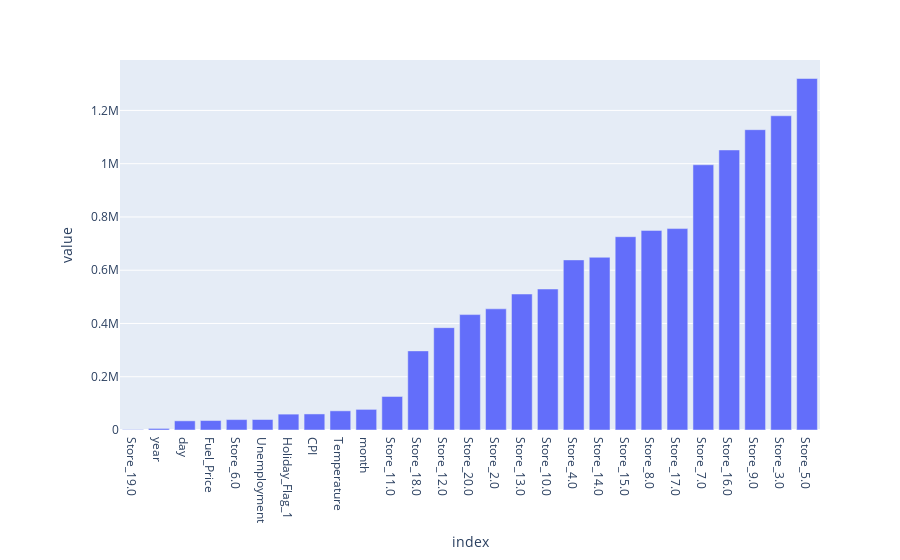

Write notebook code for a chart like this one.
### Code cell
# Plot coefficients
fig = px.bar(feature_importance, orientation = 'v')
fig.update_layout(showlegend = False, 
                  margin = {'l': 120}
                 )
fig.show(renderer="vscode")

### Figure 1 — Plotly figure (JSON) as saved in the notebook; plotly's stock layout.template omitted (floating-point values rounded to 4 significant figures)
{"data": [{"alignmentgroup": "True", "hovertemplate": "variable=coefficients<br>index=%{x}<br>value=%{y}<extra></extra>", "legendgroup": "coefficients", "marker": {"color": "#636efa", "pattern": {"shape": ""}}, "name": "coefficients", "offsetgroup": "coefficients", "orientation": "v", "showlegend": true, "textposition": "auto", "type": "bar", "x": ["Store_19.0", "year", "day", "Fuel_Price", "Store_6.0", "Unemployment", "Holiday_Flag_1", "CPI", "Temperature", "month", "Store_11.0", "Store_18.0", "Store_12.0", "Store_20.0", "Store_2.0", "Store_13.0", "Store_10.0", "Store_4.0", "Store_14.0", "Store_15.0", "Store_8.0", "Store_17.0", "Store_7.0", "Store_16.0", "Store_9.0", "Store_3.0", "Store_5.0"], "xaxis": "x", "y": [1470.0, 5895.0, 34390.0, 35510.0, 39120.0, 39430.0, 59590.0, 60260.0, 71940.0, 77430.0, 125800.0, 297100.0, 384200.0, 433300.0, 455000.0, 510700.0, 529400.0, 638700.0, 648600.0, 725800.0, 749500.0, 756300.0, 995900.0, 1051000.0, 1128000.0, 1180000.0, 1320000.0], "yaxis": "y"}], "layout": {"barmode": "relative", "legend": {"title": {"text": "variable"}, "tracegroupgap": 0}, "margin": {"l": 120, "t": 60}, "showlegend": false, "xaxis": {"anchor": "y", "domain": [0, 1], "title": {"text": "index"}}, "yaxis": {"anchor": "x", "domain": [0, 1], "title": {"text": "value"}}}}
